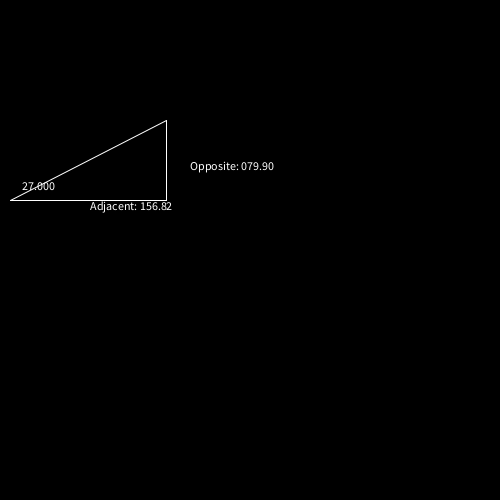
Frame 1 (no input)
Frame 60 (the mouse pressed at the canvas centre just before this capture): identical to frame 1, image omitted
Frame 120 (the mouse held since frame 60 and released just before this capture): identical to frame 1, image omitted

The Processing sketch that drew this single still picture (run headless with seeded random() and noise(); from frame 60 on, the mouse is pressed at the canvas centre):

// Processing sketch: kitetriangle
// ── kitetriangle.pde
void setup()
{
  size(500, 500);
}

float px = 10, py = 200;
float angle = 27;
float h = 176;
float o;
float a;

void draw()
{
  background(0);
  stroke(255);
  fill(255);
  o = sin(radians(angle)) * h;
  a = cos(radians(angle)) * h;
  
  line(px, py, px + a, py);
  line(px, py, px + a, py - o);
  line(px + a, py, px + a, py - o);
  text(angle, px + 10, py - 10);
  text("Opposite: " + nf(o, 3, 2), px + o + 100, py - 30);
  text("Adjacent: " + nf(a, 3, 2), px + o, py + 10);
  
  /*
  float f = sin(radians(90));
  fill(255);
  textSize(16);
  text("Angle: " + nf(f, 10, 2), 10, 10);
  text("Hello", 50, 200);
  */
}
